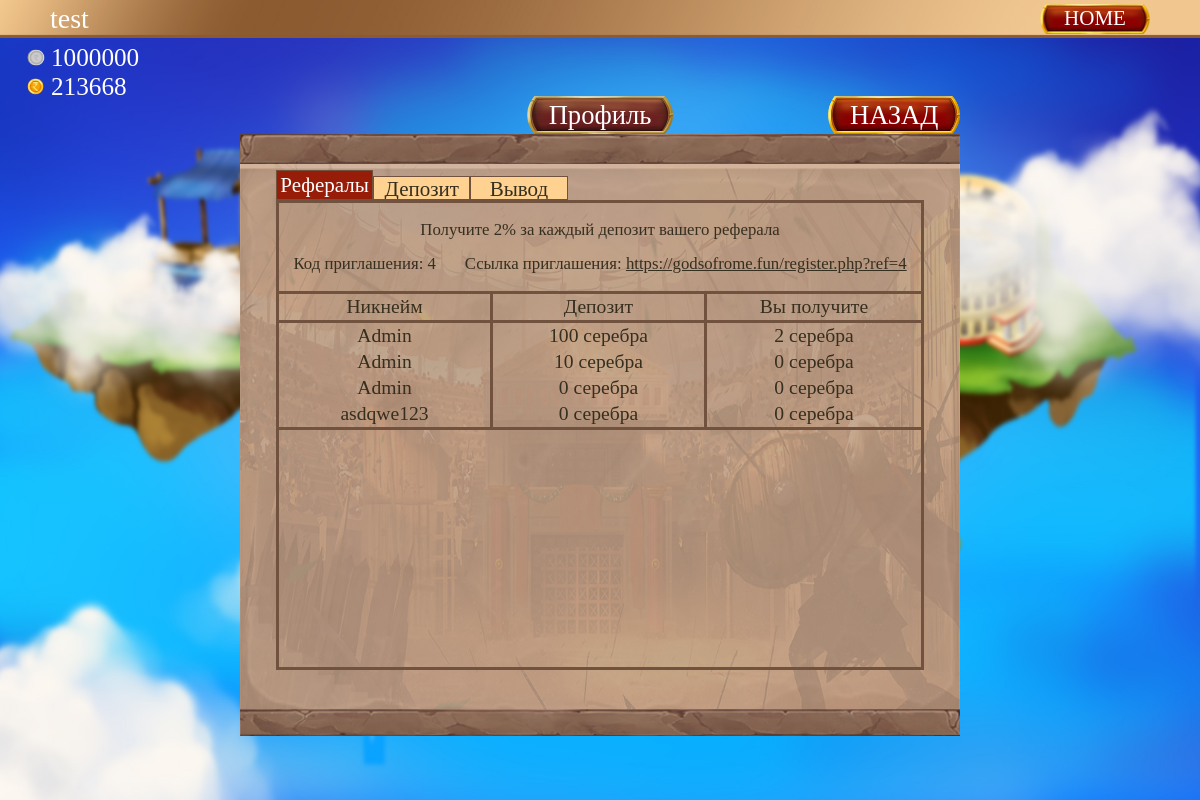
/ru/pages/profile.php (signed in), run on the app's committed database.
### tables this page shows
CREATE TABLE `users` (
  `user_id` int NOT NULL,
  `username` text NOT NULL,
  `email` text NOT NULL,
  `password` text NOT NULL,
  `payeer_wallet` varchar(20) DEFAULT NULL,
  `ref_id` int NOT NULL,
  `ban` int NOT NULL DEFAULT '0',
  `key_forgot` text
);

CREATE TABLE `users_b` (
  `user_id` int NOT NULL,
  `username` text NOT NULL,
  `silver` int NOT NULL,
  `gold` int NOT NULL
);

CREATE TABLE `referrals` (
  `ref_id` int NOT NULL,
  `user_id` int NOT NULL,
  `deposit` int NOT NULL
);

### ru/pages/profile.php (the view, shortened to what this page needs)
<?php
	require_once '../../classes/configdb.php';
	$user_id = intval($_SESSION['user']);
	$user = $db->query("SELECT * FROM users WHERE user_id = '$user_id'");
	$row = $user->fetch_assoc();
	$users_b = $db->query("SELECT * FROM users_b WHERE user_id = '$user_id'");
	$row2 = $users_b->fetch_assoc();
	$referrals = $db->query("SELECT * FROM referrals WHERE ref_id = '$user_id'");
?>
<!DOCTYPE html>
<html lang="ru">
	<head>
		<link rel="stylesheet" type="text/css" href="../../css/style3.css">
	</head>
	<body>
		<div class="main">
			<div class="header">
				<div class="panel">
					<div class="panel_nick"><?=$row['username']?></div>
					<a class="panel_exit" href="mylands.php">HOME</a>
				</div>
				<div class="silver">
					<div class="silver-img"></div>
					<div class="silver-text"><?=$row2['silver']?></div>
				</div>
				<div class="gold">
					<div class="gold-img"></div>
					<div class="gold-text"><?=$row2['gold']?></div>
				</div>
			</div>
			<div class="profile_main">
				<div class="profile_buttons">
					<div class="profile_button2">Профиль</div>
					<a class="profile_button" href="mylands.php">НАЗАД</a>
				</div>
				<div class="profile_block">
					<?if($_GET['1'] === "Депозит") {?>
					<form class="table_buttons" action="" method="GET">
						<input class="table_button" type="submit" value="Рефералы" name="1">
						<input class="table_button table_button_active" type="submit" value="Депозит" name="1">
						<input class="table_button" type="submit" value="Вывод" name="1">
					</form>
					<div class="table_profile">
						<div class="tr_profile">
							<span class="td_profile" style="border-bottom: 3px solid #70523e;border-right: 3px solid #70523e;">Дата</span>
							<span class="td_profile" style="border-bottom: 3px solid #70523e;border-right: 3px solid #70523e;">Количество</span>
							<span class="td_profile" style="border-bottom: 3px solid #70523e;">Статус</span>
						</div>
						<? $deposit = $db->query("SELECT * FROM users_deposit WHERE user_id = '$user_id' AND status > 0 ORDER BY date_deposit DESC LIMIT 20");
							if ($deposit->num_rows > 0) {
								for ($i = $deposit->num_rows; $i > 0; $i--) {
									$row5 = $deposit->fetch_assoc();?>
						<div class="tr_profile">
							<span class="td_profile" style="border-right: 3px solid #70523e;"><?=date('Y-m-d H:i:s', $row5['date_deposit'])?></span>
							<span class="td_profile" style="border-right: 3px solid #70523e;"><?=$row5['gold']?></span>
							<span class="td_profile"><?if ($row5['status'] == 1) { echo 'Успешно'; } else { echo 'Отменено'; }?></span>
						</div>
						<? } } else { ?>
							<div class="swap_none">
								У вас нет депозитов
							</div>
						<? } ?>
					</div>
					<?} else {?>
					<form class="table_buttons" action="" method="GET">
						<input class="table_button table_button_active" type="submit" value="Рефералы" name="1">
						<input class="table_button" type="submit" value="Депозит" name="1">
						<input class="table_button" type="submit" value="Вывод" name="1">
					</form>
					<div class="table_profile">
						<div class="table_ref">Получите 2% за каждый депозит вашего реферала</div>
						<div class="table_ref" style="margin-bottom: 2%; margin-top: 1%"><h2>Код приглашения: <span><?=$user_id?></span></h2><h2>Ссылка приглашения: <span style="text-decoration: underline">https://godsofrome.fun/register.php?ref=<?=$user_id?></span></h2></div>
						<div class="tr_profile">
							<span class="td_profile" style="border-top: 3px solid #70523e;border-bottom: 3px solid #70523e;border-right: 3px solid #70523e;">Никнейм</span>
							<span class="td_profile" style="border-top: 3px solid #70523e;border-bottom: 3px solid #70523e;border-right: 3px solid #70523e;">Депозит</span>
							<span class="td_profile" style="border-top: 3px solid #70523e;border-bottom: 3px solid #70523e;">Вы получите</span>
						</div>
						<?if ($referrals->num_rows > 0) {
							for ($i = $referrals->num_rows; $i > 0; $i--) {
									$referral = $referrals->fetch_assoc();
									$id = $referral['user_id'];
									$user = $db->query("SELECT username FROM users_b WHERE user_id = '$id'");
									$row6 = $user->fetch_assoc();
						?>
						<div class="tr_profile">
							<span class="td_profile" style="border-right: 3px solid #70523e;"><?=$row6['username']?></span>
							<span class="td_profile" style="border-right: 3px solid #70523e;"><?=$referral['deposit']?> серебра</span>
							<span class="td_profile"><?=round($referral['deposit']*0.02)?> серебра</span>
						</div>
						<?}} else {?>
							<div class="tr_profile" style="padding: 0.5% 0;">У вас нет рефералов</div>
						<? } ?>
					</div>
					<?}?>
				</div>
			</div>
		</div>
	</body>
</html>

### data on the page
users: username "test"
users_b: silver "1000000", gold "213668"
referrals: users_b.username "Admin", deposit "100", $referral['deposit']*0.02 "2"
referrals: users_b.username "Admin", deposit "10", $referral['deposit']*0.02 "0"
referrals: users_b.username "Admin", deposit "0", $referral['deposit']*0.02 "0"
referrals: users_b.username "asdqwe123", deposit "0", $referral['deposit']*0.02 "0"

### other printed values
$user_id "4"
